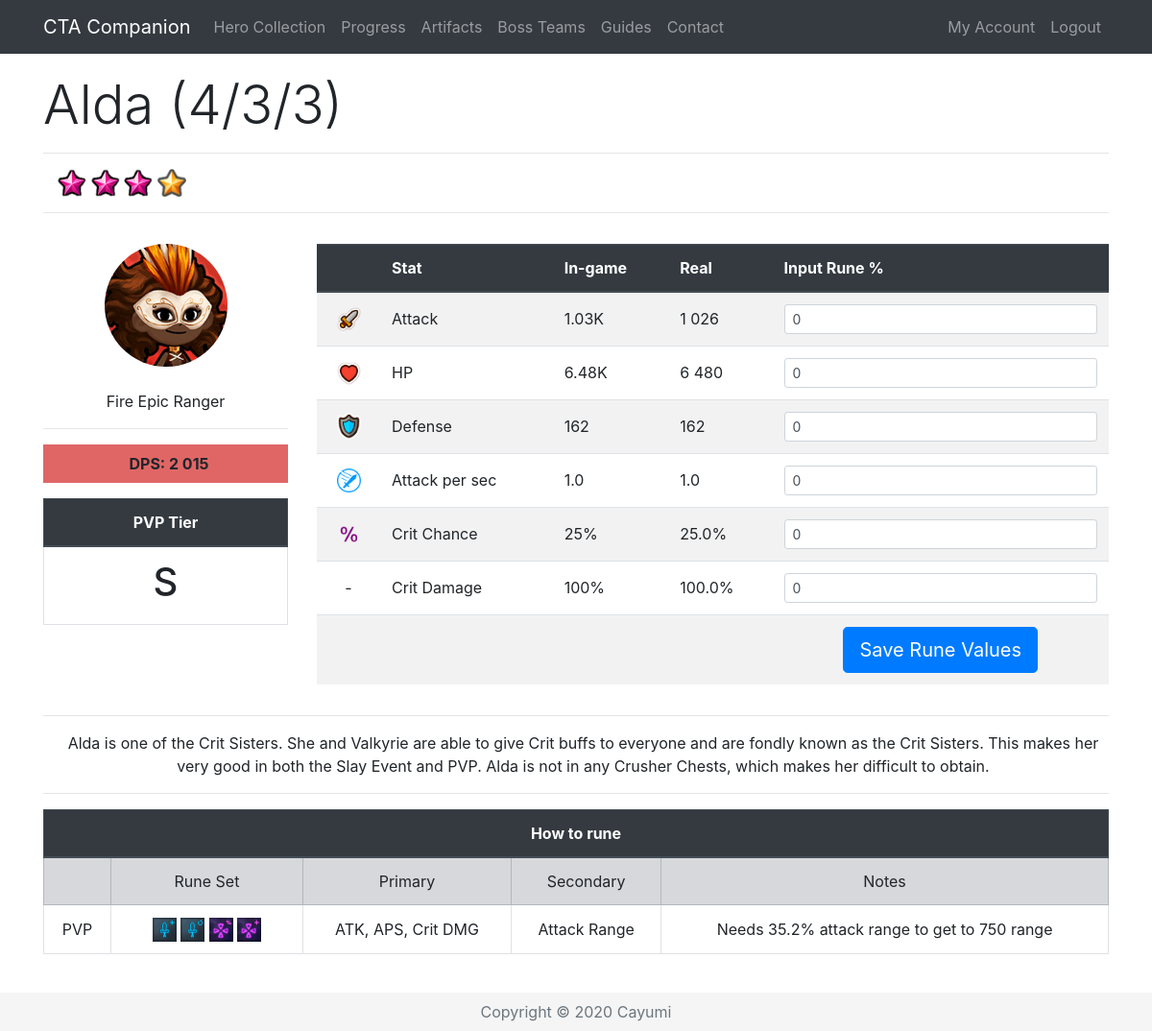
/Hero/2 (signed in), run on the app's committed database.
### app/models.py (models this page shows, shortened)
class Base(db.Model):
    id = db.Column(db.Integer, primary_key=True)
    name = db.Column(db.String(32), index=True, unique=True)
    nameSafe = db.Column(db.String(32), index=True, unique=True)
    job = db.Column(db.String(16), index=True)
    rarity = db.Column(db.String(16), index=True)
    element = db.Column(db.String(16), index=True)
    gender = db.Column(db.String(16), index=True)
    crusher = db.Column(db.Integer, index=True)
    fly = db.Column(db.Integer, index=True)
    blitz = db.Column(db.Integer, index=True)
    atk = db.Column(db.Integer, index=True)
    hp = db.Column(db.Integer, index=True)
    defense = db.Column(db.Integer, index=True)
    crit = db.Column(db.Integer, index=True)
    critDmg = db.Column(db.Integer, index=True)
    movespeed = db.Column(db.Integer, index=True)
    aps = db.Column(db.Integer, index=True)
    arange = db.Column(db.Integer, index=True)
    resistance = db.Column(db.Integer, index=True)
    frenzy = db.Column(db.Integer, index=True)
    dodge = db.Column(db.Integer, index=True)
    stun = db.Column(db.Integer, index=True)
    stunTime = db.Column(db.Integer, index=True)
    aoe = db.Column(db.Integer, index=True)
    ult = db.Column(db.Integer, index=True)
    kshp = db.Column(db.Integer, index=True)
    gold = db.Column(db.Integer, index=True)
    freeze = db.Column(db.Integer, index=True)
    freezeTime = db.Column(db.Integer, index=True)
    freezeDmg = db.Column(db.Integer, index=True)
    burn = db.Column(db.Integer, index=True)
    burnTime = db.Column(db.Integer, index=True)
    burnDmg = db.Column(db.Integer, index=True)
    poison = db.Column(db.Integer, index=True)
    poisonTime = db.Column(db.Integer, index=True)
    poisonDmg = db.Column(db.Integer, index=True)
    sp2 = db.Column(db.Integer, index=True)
    sp2num = db.Column(db.Integer, index=True)
    buffElement = db.Column(db.String(16), index=True)
    buffType = db.Column(db.Integer, index=True)
    buffStat = db.Column(db.String(16), index=True)
    buff = db.Column(db.Integer, index=True)
    heroes = db.relationship('Hero', backref='baseStats', lazy='dynamic')

class Hero(db.Model):
    id = db.Column(db.Integer, primary_key=True)
    level = db.Column(db.Integer, index=True)
    awaken = db.Column(db.Integer, index=True)
    wpn = db.Column(db.Integer, index=True)
    medals = db.Column(db.Integer, index=True)
    runedAtk = db.Column(db.Integer, index=True)
    runedHp = db.Column(db.Integer, index=True)
    runedDef = db.Column(db.Integer, index=True)
    runedAps = db.Column(db.Integer, index=True)
    runedCrit = db.Column(db.Integer, index=True)
    runedCritDmg = db.Column(db.Integer, index=True)
    user_id = db.Column(db.Integer, db.ForeignKey('user.id'))
    base_id = db.Column(db.Integer, db.ForeignKey('base.id'))
    def displayStat(self, stat):
        if stat < 1000:
            return str(int(round(stat, 0)))
        elif stat > 1000000:
            return str(round(stat/1000000, 2))+"M"
        else:
            return str(round(stat/1000, 2))+"K"
    def displayOther(self, x):
        return '{:,}'.format(x).replace(',', ' ')
    def atk(self):
        runedAttack = self.runedAtk
        base = self.baseStats.atk
        level = self.level
        awaken = self.awaken
        atk = int(base * (2 ** (level - 1)) * (1.5 ** awaken))
        runedAtk = atk + (atk * (runedAttack / 100))
        return int(runedAtk)
    def raidAtk(self, art, buff):
        runedAttack = self.runedAtk
        base = self.baseStats.atk
        level = self.level
        awaken = self.awaken
        atk = base * (2 ** (level - 1)) * (1.5 ** awaken)
        runedAtk = (atk + (atk * ((runedAttack+art) / 100))) * self.baseStats.crusher + atk * buff / 100
        return runedAtk
    def hp(self):
        runedHP = self.runedHp
        base = self.baseStats.hp
        level = self.level
        awaken = self.awaken
        hp = int(base * (2 ** (level - 1)) * (1.5 ** awaken))
        runedHP = hp + (hp * (runedHP / 100))
        return int(runedHP)
    def defense(self):
        runedDef = self.runedDef
        base = self.baseStats.defense
        level = self.level
        awaken = self.awaken
        defense = int(base * (2 ** (level - 1)) * (1.5 ** awaken))
        runedDef = defense + (defense * (runedDef / 100))
        return int(runedDef)
    def aps(self):
        runedAps = self.runedAps
        base = self.baseStats.aps
        runedAps = base + (base * (runedAps / 100))
        return runedAps
    def crit(self):
        runedCrit = self.runedCrit
        base = self.baseStats.crit
        return (base + runedCrit)/100
    def critDmg(self):
        runedDmg = self.runedCritDmg
        base = self.baseStats.critDmg
        return (base + runedDmg)/100
    def dpsSP2(self):
        sp2 = self.baseStats.sp2
        sp2num = self.baseStats.sp2num
        atk = self.atk()
        aps = self.aps()
        crit = self.crit()
        critDmg = self.critDmg()
        dps = ((atk * aps * (1-crit)) + (atk * aps * crit * (1+critDmg))) * (6 + sp2 * sp2num)/7
        dps = int(round(dps))
        return '{:,}'.format(dps).replace(',', ' ')

### app/routes.py (the view, shortened to what this page needs)
@app.route('/Hero/<heroid>', methods=["GET", "POST"])
@login_required
def hero(heroid):
    user = User.query.join(Hero).filter(Hero.id == heroid)
    selectedHero = Hero.query.get(heroid)
    if request.method == "GET":
        return render_template('hero.html', selectedHero=selectedHero, title=selectedHero.baseStats.name, user=user,
                               heroDict=heroDict)

### app/models.py (called while the page is built)
@login.user_loader
def load_user(id):
    return User.query.get(int(id))

### app/templates/hero.html (shortened to what this page needs)
{% extends "base.html" %}
{% block content %}
{% if user[0] == current_user %}
{% set current = selectedHero.baseStats.nameSafe %}
 <div class="row pt-3">
    <div class="col-lg-12">
      <h1 class="display-4">{{ selectedHero.baseStats.name }} ({{ selectedHero.level }}/{{ selectedHero.awaken }}/{{ selectedHero.wpn }}) </h1>
      <hr>
        {% if selectedHero.level > 0 %}
      <p class="instructions">
          {% for i in range(selectedHero.awaken) %}
          <img src="{{ url_for('static', filename='awaken.png') }}" width="30" alt="Awaken">
          {% endfor %}
          {%for i in range(selectedHero.level - selectedHero.awaken) %}
          <img src="{{ url_for('static', filename='star.png') }}" width="30" alt="Star">
          {% endfor %}
      </p>
        {% else %}
        <p class="instruction">You have not unlocked this hero.</p>
        {% endif %}
      <hr>
    </div>
 </div>
  <div class="row align-middle">
    <div class="col-lg-3 text-center align-middle pt-3">
        <img class="img-fluid rounded-circle" src="/static/{{selectedHero.baseStats.nameSafe}}.png" alt="{{selectedHero.baseStats.name}}"><br><br>
        {{ selectedHero.baseStats.element }} {{ selectedHero.baseStats.rarity }} {{ selectedHero.baseStats.job }}<hr>
        {% if selectedHero.level > 0 %}
        <p class="instructions {{selectedHero.baseStats.element}}{{selectedHero.baseStats.rarity}}"><b>DPS: {{ selectedHero.dpsSP2() }}</b></p>
        {% else %}
        <p class="instructions {{selectedHero.baseStats.element}}{{selectedHero.baseStats.rarity}}">Hero not collected</p>
        {% endif %}
        <table class="table table-bordered">
        <thead class="thead-dark">
        <tr>
            <th colspan="2">PVP Tier</th>
        </tr>
        </thead>
        <tr>
            <td><h1>
                {% if heroDict[current] %}
                {{ heroDict[current][4] }}
                {% else %}
                -
                {% endif %}
            </h1>
            </td>
        </tr>
    </table>
      </div>
      <div class="col lg-9 pt-3">
<form action="/Hero/{{ selectedHero.id }}" method="post" novalidate>
 <table class="table table-striped">
     <thead class="thead-dark">
          <tr>
              <th>&nbsp;</th>
              <th>Stat</th>
              <th>{% if selectedHero.level > 0 %}In-game{% else %}Base stat{% endif %}</th>
              <th>Real</th>
              <th>Input Rune %</th>
          </tr>
          </thead>
              <tr class="text-left">
                  <td class="align-middle text-center"><img src="{{ url_for('static', filename='atk.png') }}" width="25" alt="Attack"></td>
                  <td class="align-middle">Attack</td>
                  {% if selectedHero.level > 0 %}
                  <td class="align-middle">{{ selectedHero.displayStat(selectedHero.atk()) }}</td>
                  <td class="align-middle">{{ selectedHero.displayOther(selectedHero.atk()) }}</td>
                  <td><input type="text" maxlength="10" class="form-control form-control-sm" id="{{ selectedHero.id }}runedAtk" value="{{ selectedHero.runedAtk }}" name="{{ selectedHero.id }}runedAtk"></td>
                  {% else %}
                  <td class="align-middle">{{ selectedHero.baseStats.atk }}</td>
                  <td class="align-middle">-</td>
                  <td><input type="text" maxlength="10" class="form-control form-control-sm" disabled></td>
                  {% endif %}
              </tr>
              <tr class="text-left">
                  <td class="align-middle text-center"><img src="{{ url_for('static', filename='hp.png') }}" width="25" alt="HP"></td>
                  <td class="align-middle">HP</td>
                  {% if selectedHero.level > 0 %}
                  <td class="align-middle">{{ selectedHero.displayStat(selectedHero.hp()) }}</td>
                  <td class="align-middle">{{ selectedHero.displayOther(selectedHero.hp()) }}</td>
                  <td><input type="text" maxlength="10" class="form-control form-control-sm" id="{{ selectedHero.id }}runedHp" value="{{ selectedHero.runedHp }}" name="{{ selectedHero.id }}runedHp" onkeypress="return isNumber9(event)"></td>
                  {% else %}
                  <td class="align-middle">{{ selectedHero.baseStats.hp }}</td>
                  <td class="align-middle">-</td>
                  <td><input type="text" maxlength="10" class="form-control form-control-sm" disabled></td>
                  {% endif %}
              </tr>
              <tr class="text-left">
                  <td class="align-middle text-center"><img src="{{ url_for('static', filename='def.png') }}" width="25" alt="Defense"></td>
                  <td class="align-middle">Defense</td>
                  {% if selectedHero.level > 0 %}
                  <td class="align-middle">{{ selectedHero.displayStat(selectedHero.defense()) }}</td>
                  <td class="align-middle">{{ selectedHero.defense() }}</td>
                  <td><input type="text" maxlength="10" class="form-control form-control-sm" id="{{ selectedHero.id }}runedDef" value="{{ selectedHero.runedDef }}" name="{{ selectedHero.id }}runedDef" onkeypress="return isNumber9(event)"></td>
                  {% else %}
                  <td class="align-middle">{{ selectedHero.baseStats.defense }}</td>
                  <td class="align-middle">-</td>
                  <td><input type="text" maxlength="10" class="form-control form-control-sm" disabled></td>
                  {% endif %}
              </tr>
              <tr class="text-left">
                  <td class="align-middle text-center"><img src="{{ url_for('static', filename='aps.png') }}" width="25" alt="APS"></td>
                  <td class="align-middle">Attack per sec</td>
                  {% if selectedHero.level > 0 %}
                  <td class="align-middle">{{ selectedHero.aps()|round(2, 'common' ) }}</td>
                  <td class="align-middle">{{ selectedHero.aps() }}</td>
                  <td><input type="text" maxlength="10" class="form-control form-control-sm" id="{{ selectedHero.id }}runedAps" value="{{ selectedHero.runedAps }}" name="{{ selectedHero.id }}runedAps" onkeypress="return isNumber9(event)"></td>
                  {% else %}
                  <td class="align-middle">{{ selectedHero.baseStats.aps }}</td>
                  <td class="align-middle">-</td>
                  <td><input type="text" maxlength="10" class="form-control form-control-sm" disabled></td>
                  {% endif %}
              </tr>
                <tr class="text-left">
                  <td class="align-middle text-center"><img src="{{ url_for('static', filename='crit.png') }}" width="25" alt="Crit Chance"></td>
                  <td class="align-middle">Crit Chance</td>
                  {% if selectedHero.level > 0 %}
                  <td class="align-middle">{{ (selectedHero.crit()*100)|round|int }}%</td>
                  <td class="align-middle">{{ selectedHero.crit()*100 }}% </td>
                  <td><input type="text" maxlength="10" class="form-control form-control-sm" id="{{ selectedHero.id }}runedCrit" value="{{ selectedHero.runedCrit }}" name="{{ selectedHero.id }}runedCrit" onkeypress="return isNumber9(event)"></td>
                  {% else %}
                  <td class="align-middle">{{ selectedHero.baseStats.crit }}%</td>
                  <td class="align-middle">-</td>
                  <td><input type="text" maxlength="10" class="form-control form-control-sm" disabled></td>
                  {% endif %}
                </tr>
              <tr class="text-left">
                  <td class="align-middle text-center">-</td>
                  <td class="align-middle">Crit Damage</td>
                  {% if selectedHero.level > 0 %}
                  <td class="align-middle">{{ ((selectedHero.critDmg())*100)|round|int }}%</td>
                  <td class="align-middle">{{ (selectedHero.critDmg()*100)|round(2, 'common') }}%</td>
                  <td><input type="text" maxlength="10" class="form-control form-control-sm" id="{{ selectedHero.id }}runedCritDmg" value="{{ selectedHero.runedCritDmg }}" name="{{ selectedHero.id }}runedCritDmg" onkeypress="return isNumber9(event)"></td>
                  {% else %}
                  <td class="align-middle">{{ selectedHero.baseStats.critDmg }}%</td>
                  <td class="align-middle">-</td>
                  <td><input type="text" maxlength="10" class="form-control form-control-sm" disabled></td>
                  {% endif %}
              </tr>
     <tr class="text-center">
                  <td>&nbsp;</td>
                  <td>&nbsp;</td>
                  <td>&nbsp;</td>
                  <td>&nbsp;</td>
                  {% if selectedHero.level > 0 %}
                  <td><button class="btn btn-primary btn-lg" type="submit">Save Rune Values</button></td>
                  {% else %}
                  <td><button class="btn btn-primary btn-lg" type="submit" disabled>Save Rune Values</button></td>
                  {% endif %}
              </tr>
          </table>
</form>
    </div>
      </div>
{% if heroDict[current] %}
<div class="row">
    <div class="col-lg-12 text-center">
        <hr>
        <p class="instructions">{{ heroDict[current][5] }}</p>
        <hr>
    </div>
</div>
<div class="row">
    <div class="col-lg-12 text-center">
      <table class="table table-bordered">
          <thead class="thead-dark">
          <tr>
              <th colspan="5">How to rune</th>
          </tr>
          </thead>
          <tr class="table-secondary align-middle">
              <td>&nbsp;</td>
              <td width="18%">Rune Set</td>
              <td>Primary</td>
              <td>Secondary</td>
              <td>Notes</td>
          </tr>
          <tr class="align-middle">
              <td class="align-middle">PVP</td>
              <td class="align-middle">
                  {% for i in heroDict[current][0] %}
                  <img class="img-fluid" src="/static/{{i}}.png" alt="{{i}}" name="{{i}}" width="25">
                  {% endfor %}
              </td>
              <td class="align-middle">{{ heroDict[current][1] }}</td>
              <td class="align-middle">{{ heroDict[current][2] }}</td>
              <td class="align-middle">{{ heroDict[current][3] }}</td>
          </tr>
      </table>
    </div>
</div>
{% endif %}
<br>
{% endif %}
{% endblock %}

### app/static/style.css (style rules this page uses)
.FireEpic { background-color: #E06666; padding: 8px; }
.instructions { padding-left: 15px; }

### app/templates/base.html (style rules this page uses)
html { position: relative; min-height: 100%; }
body { margin-bottom: 40px; }

### data on the page
Base: baseStats.name "Alda", baseStats.nameSafe (picture), baseStats.element "Fire", baseStats.rarity "Epic", baseStats.job "Ranger", dpsSP2 "2 015", nameSafe "S", nameSafe "Alda is one of the Crit Sisters. She and Valkyrie are able to give Crit buffs to everyone and are fondly known as the Crit Sisters. This makes her very good in both the Slay Event and PVP. Alda is not in any Crusher Chests, which makes her difficult to obtain.", nameSafe "ATK, APS, Crit DMG", nameSafe "Attack Range", nameSafe "Needs 35.2% attack range to get to 750 range"
Hero: level "4", awaken "3", wpn "3", displayStat "1.03K", displayOther "1 026", runedAtk "0", displayStat "6.48K", displayOther "6 480", runedHp "0", displayStat "162", defense "162", runedDef "0", aps "1.0", runedAps "0", (selectedHero.crit()*100)|round|int "25", selectedHero.crit()*100 "25.0", runedCrit "0", ((selectedHero.critDmg())*100)|round|int "100", (selectedHero.critDmg()*100)|round(2,'common') "100.0", runedCritDmg "0"
